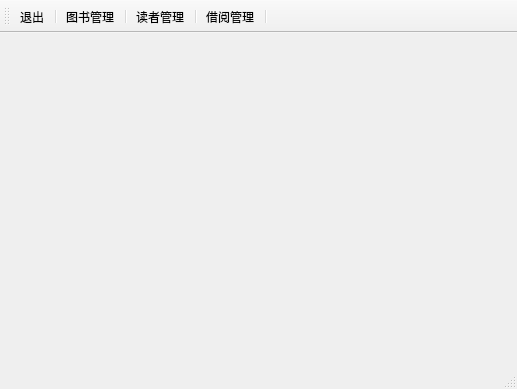
<?xml version="1.0" encoding="UTF-8"?>
<ui version="4.0">
 <class>MainWindow</class>
 <widget class="QMainWindow" name="MainWindow">
  <property name="geometry">
   <rect>
    <x>0</x>
    <y>0</y>
    <width>517</width>
    <height>389</height>
   </rect>
  </property>
  <property name="windowTitle">
   <string>MainWindow</string>
  </property>
  <widget class="QWidget" name="centralwidget">
   <layout class="QVBoxLayout" name="verticalLayout">
    <item>
     <widget class="QStackedWidget" name="stackedWidget">
      <widget class="QWidget" name="page"/>
      <widget class="QWidget" name="page_2"/>
      <widget class="QWidget" name="page_3"/>
     </widget>
    </item>
   </layout>
  </widget>
  <widget class="QStatusBar" name="statusbar"/>
  <widget class="QToolBar" name="toolBar">
   <property name="windowTitle">
    <string>toolBar</string>
   </property>
   <attribute name="toolBarArea">
    <enum>TopToolBarArea</enum>
   </attribute>
   <attribute name="toolBarBreak">
    <bool>false</bool>
   </attribute>
   <addaction name="actionQuit"/>
   <addaction name="separator"/>
   <addaction name="actionBookManage"/>
   <addaction name="separator"/>
   <addaction name="actionReaderManage"/>
   <addaction name="separator"/>
   <addaction name="actionBorrowManage"/>
   <addaction name="separator"/>
  </widget>
  <action name="action">
   <property name="text">
    <string>关于</string>
   </property>
  </action>
  <action name="actionBookManage">
   <property name="text">
    <string>图书管理</string>
   </property>
  </action>
  <action name="actionReaderManage">
   <property name="text">
    <string>读者管理</string>
   </property>
  </action>
  <action name="actionBorrowManage">
   <property name="text">
    <string>借阅管理</string>
   </property>
  </action>
  <action name="actionQuit">
   <property name="text">
    <string>退出</string>
   </property>
  </action>
 </widget>
 <resources/>
 <connections/>
</ui>
